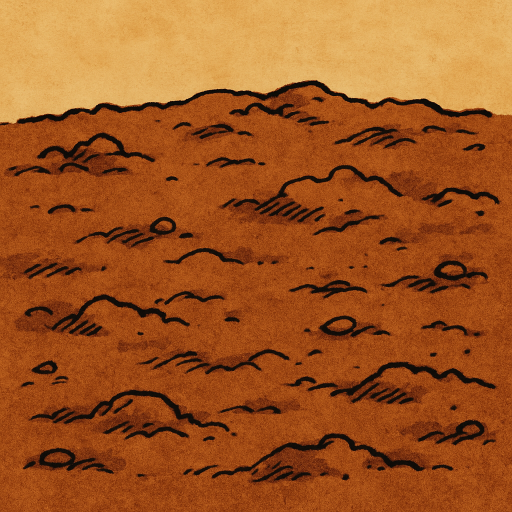
#> input picture frontend/assets/Ground.png, 1024 x 1024 px (shown at 1/2 size)
$ python -i image_utils.py   (imports and definitions only)   (older library calls are emulated)
#> lines starting #> are read from the running program, lines starting #| are printed output that depends on the picture
#> further down, picture is the input picture: shape (1024, 1024, 3); mean B, G, R 33.6, 86.2, 158.8
"""
Image processing utilities for AI verification
"""
import cv2
import numpy as np
import base64
import io
from PIL import Image, ImageEnhance, ImageFilter
from typing import Tuple, Optional, List
import magic
from loguru import logger


class ImageProcessor:
    """Image processing utilities"""

    # [152 lines left out: functions base64_to_opencv, opencv_to_base64, base64_to_pil, pil_to_base64, validate_image, not called in this run]

    @staticmethod
    def resize_image(image: np.ndarray, max_width: int = 1024, max_height: int = 1024) -> np.ndarray:
        """
        Resize image while maintaining aspect ratio

        Args:
            image: OpenCV image array
            max_width: Maximum width
            max_height: Maximum height

        Returns:
            Resized image
        """
#> called with max_width = 512, max_height = 512
        height, width = image.shape[:2]
#> height = 1024; width = 1024

        # Calculate scaling factor
        scale = min(max_width / width, max_height / height)
#> scale = 0.5

        if scale < 1.0:
            new_width = int(width * scale)
#> new_width = 512
            new_height = int(height * scale)
#> new_height = 512

            image = cv2.resize(image, (new_width, new_height), interpolation=cv2.INTER_AREA)
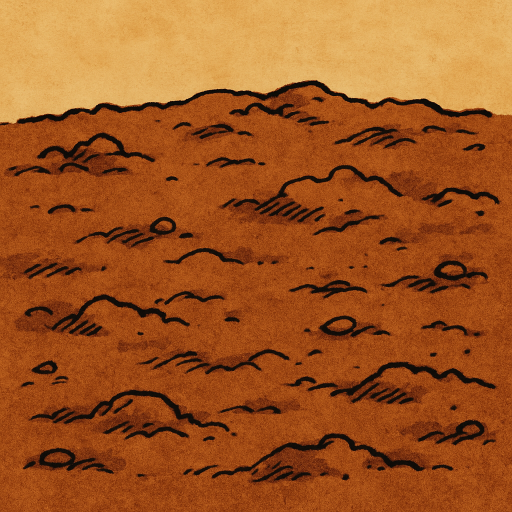
#> image: shape (512, 512, 3); mean of channels 0, 1, 2 33.7, 86.4, 158.9; drawn as B, G, R

        return image

    @staticmethod
    def enhance_image_quality(image: np.ndarray) -> np.ndarray:
        """
        Enhance image quality for better OCR/recognition

        Args:
            image: OpenCV image array

        Returns:
            Enhanced image
        """
        # Convert to PIL for enhancement
        pil_image = Image.fromarray(cv2.cvtColor(image, cv2.COLOR_BGR2RGB))

        # Enhance contrast
        enhancer = ImageEnhance.Contrast(pil_image)
        pil_image = enhancer.enhance(1.2)
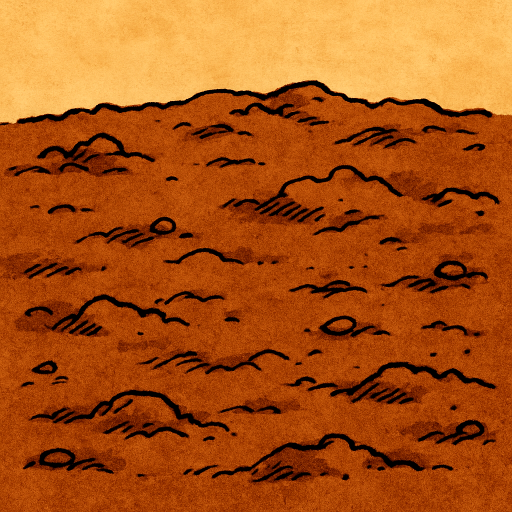
#> pil_image: PIL image 512x512 RGB; mean R, G, B 169.9, 83.1, 21.1

        # Enhance sharpness
        enhancer = ImageEnhance.Sharpness(pil_image)
        pil_image = enhancer.enhance(1.1)

        # Apply unsharp mask
        pil_image = pil_image.filter(ImageFilter.UnsharpMask(radius=1, percent=150, threshold=3))
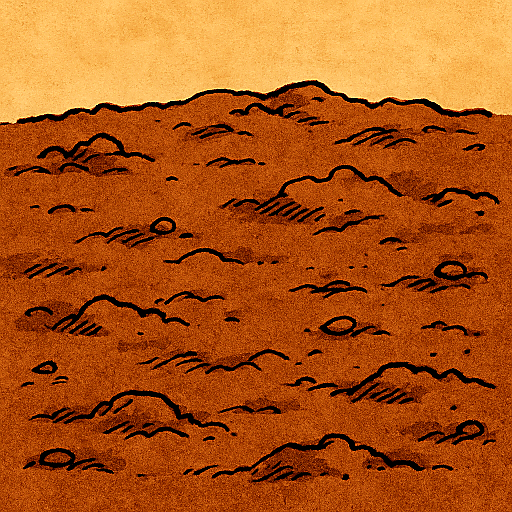
#> pil_image: PIL image 512x512 RGB; mean R, G, B 171.7, 84.2, 22.1

        # Convert back to OpenCV
        enhanced_image = cv2.cvtColor(np.array(pil_image), cv2.COLOR_RGB2BGR)
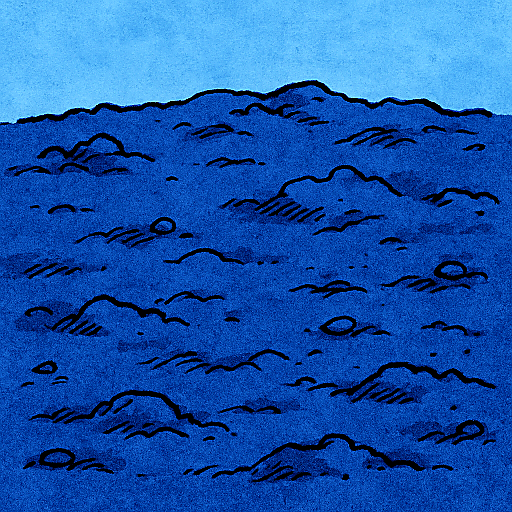
#> enhanced_image: shape (512, 512, 3); mean R, G, B 22.1, 84.2, 171.7

        return enhanced_image

    # [28 lines left out: function preprocess_for_ocr, not called in this run]

    @staticmethod
    def preprocess_for_face_recognition(image: np.ndarray) -> np.ndarray:
        """
        Preprocess image for face recognition

        Args:
            image: OpenCV image array

        Returns:
            Preprocessed image
        """
        # Resize for consistent processing
        image = ImageProcessor.resize_image(image, 512, 512)

        # Enhance quality
        image = ImageProcessor.enhance_image_quality(image)

        # Apply histogram equalization for better lighting
        if len(image.shape) == 3:
            # Convert to YUV
            yuv = cv2.cvtColor(image, cv2.COLOR_BGR2YUV)
#> yuv: shape (512, 512, 3); mean of channels 0, 1, 2 103.3, 88.1, 188
            # Equalize the Y channel
            yuv[:, :, 0] = cv2.equalizeHist(yuv[:, :, 0])
#> yuv: shape (512, 512, 3); mean of channels 0, 1, 2 120.6, 88.1, 188
            # Convert back to BGR
            image = cv2.cvtColor(yuv, cv2.COLOR_YUV2BGR)
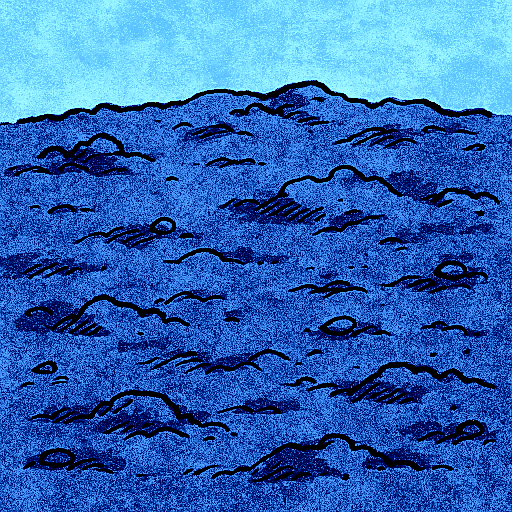
#> image: shape (512, 512, 3); mean R, G, B 45.9, 102.3, 181.3
        else:
            image = cv2.equalizeHist(image)

        return image

    # [173 lines left out: functions detect_document_corners, perspective_correction, _order_corners, calculate_image_quality, _calculate_noise, not called in this run]

>>> import cv2
>>> picture = cv2.imread('../../frontend/assets/Ground.png')
>>> result = ImageProcessor().preprocess_for_face_recognition(picture)

$ run again, on frontend/assets/Sapling.png
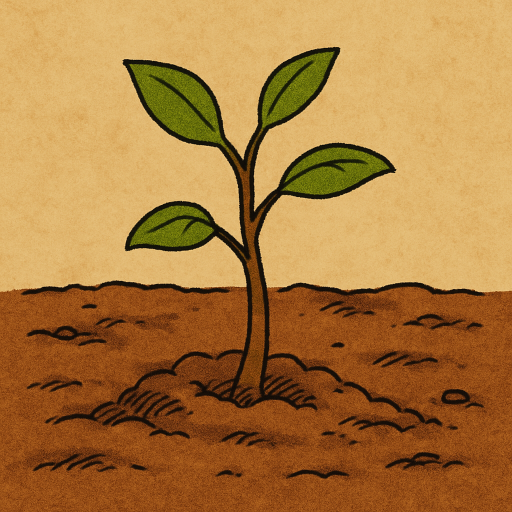
#> input picture frontend/assets/Sapling.png, 1024 x 1024 px (shown at 1/2 size)
#> picture is the input picture: shape (1024, 1024, 3); mean B, G, R 62.5, 122.5, 170.9
#> in enhance_image_quality, `enhanced_image = cv2.cvtColor(np.array(pil_image), cv2.COLOR_RGB2BGR)`:
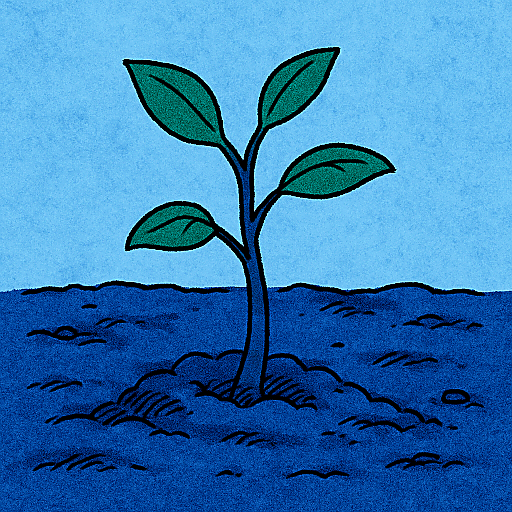
#> enhanced_image: shape (512, 512, 3); mean R, G, B 52.1, 122.2, 179.8
#> in preprocess_for_face_recognition, `image = cv2.cvtColor(yuv, cv2.COLOR_YUV2BGR)`:
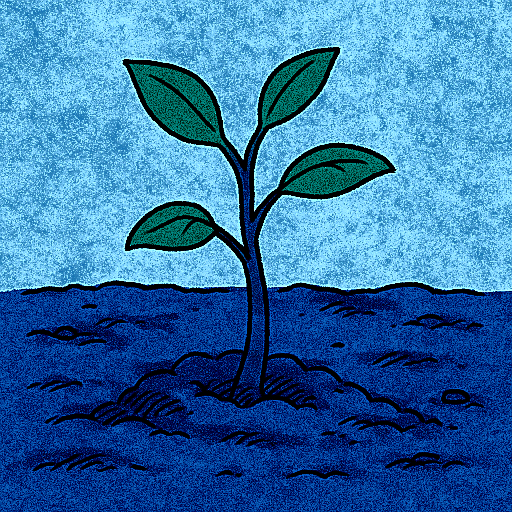
#> image: shape (512, 512, 3); mean R, G, B 49.5, 112.6, 166.5

$ run again, on frontend/assets/Tree.png
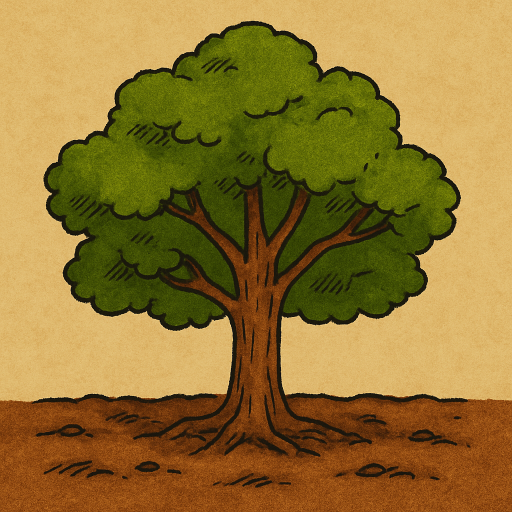
#> input picture frontend/assets/Tree.png, 1024 x 1024 px (shown at 1/2 size)
#> picture is the input picture: shape (1024, 1024, 3); mean B, G, R 50.9, 117.7, 145.7
#> in enhance_image_quality, `pil_image = pil_image.filter(ImageFilter.UnsharpMask(radius=1, percent..`:
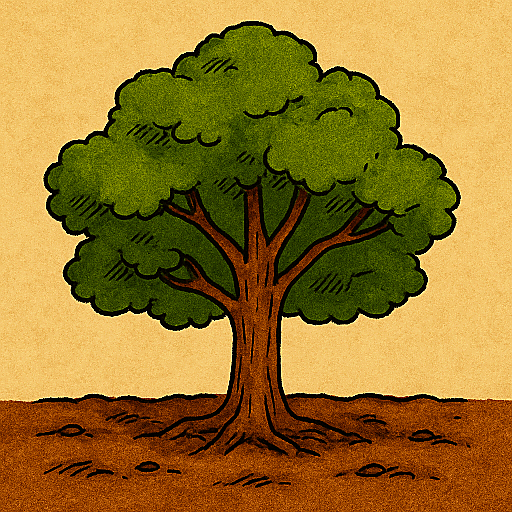
#> pil_image: PIL image 512x512 RGB; mean R, G, B 151.5, 118.3, 44.3
#> in preprocess_for_face_recognition, `image = cv2.cvtColor(yuv, cv2.COLOR_YUV2BGR)`:
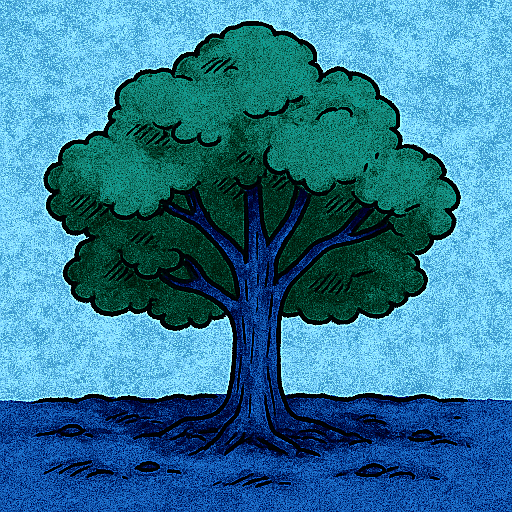
#> image: shape (512, 512, 3); mean R, G, B 49.6, 121.1, 151.4
